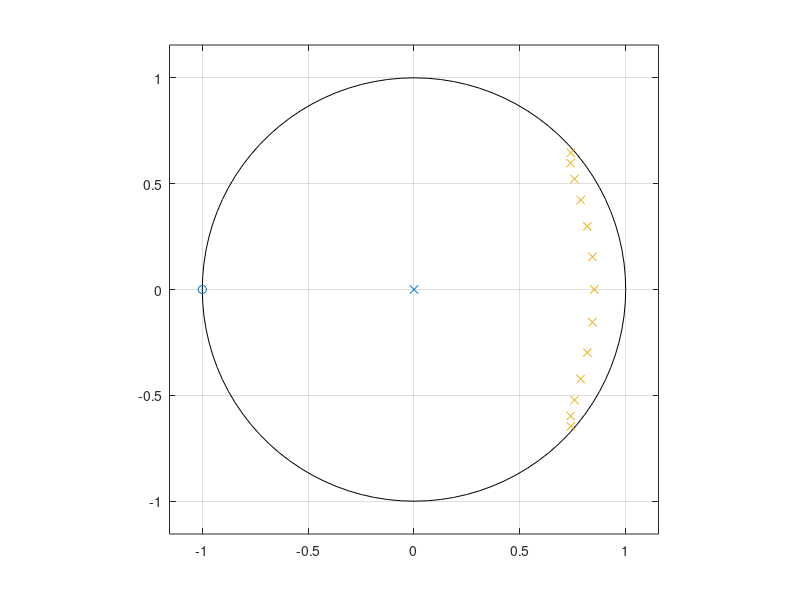
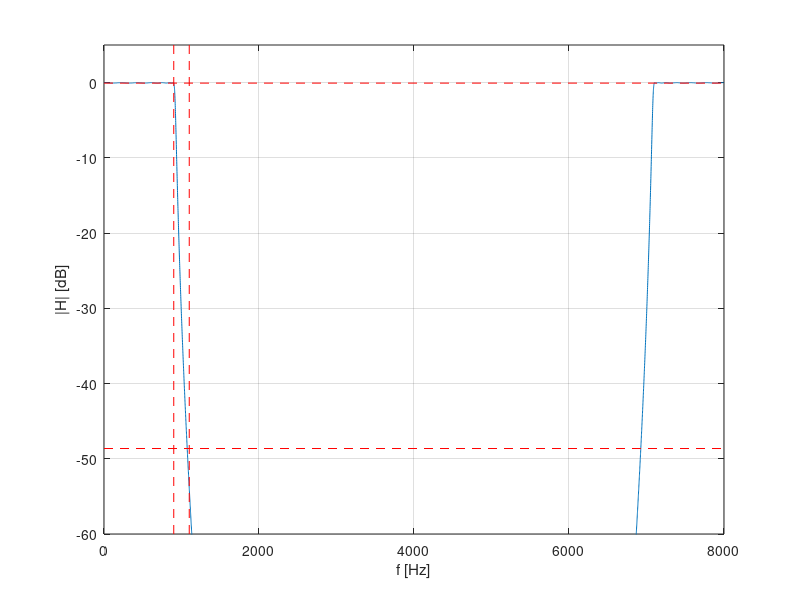

These figures' MATLAB source, in order: (Note: this script raises an error after producing the figures.)
clearvars
close all
clc

%% LAB 5 IIR FILTER - LOW PASS - CHEBYSHEV 1 FILTER TECHNIQUE

% ideally a low-pass filter with cutoff frequency 
f0 = 1e3; % [Hz]
% and repetition rate
Fp = 8e3; % [Hz]
% so that the samplig period is
T = 1/Fp; % [s]

% limit frequencies
al = 0.1; % transition bandwidth in percentage
fp = f0*(1-al); % pass band upper limit
fs = f0*(1+al); % stop band lower limit

% limits (the same as per the FIR approach)
Rs = 48.636; % [dB] attenuation in the stop band (from FIR)
A = 10^(Rs/20); % attenuation constant A
Rp = -20*log10(1-2/A); % [dB] ripple in the pass band (from FIR)
ep = sqrt(10^(Rp/10)-1); % ripple constant epsilon
disp(['Rp = ' num2str(Rp) ' dB, Rs = ' num2str(Rs) ' dB'])

% map back into s-domain constraints
fp1 = tan(pi*fp*T)/(2*pi);
fs1 = tan(pi*fs*T)/(2*pi);

% estimate the order N
N = ceil(acosh(sqrt(A^2-1)/ep)/acosh(fs1/fp1)); 
disp(['The estimated order is N = ' num2str(N)])

% poles
al = asinh(1/ep); % constant
xk =       -cosh(al/N) * cos(pi/2*(1:2:2*N-1)/N) ...
      +1i * sinh(al/N) * sin(pi/2*(1:2:2*N-1)/N);
sk = 2i*pi*fp1*xk; % poles in the s domain
pk = (1+sk)./(1-sk); % poles in the z domain

% builds the frequency response
f = 0:Fp/10000:Fp;  % 
H = ones(size(f));
for k = 1:N
    num = (1+exp(-2i*pi*f*T)) / 2; % normalized at f=0
    den = (1-pk(k)*exp(-2i*pi*f*T)) / (1-pk(k)); % normalized at f=0
    H = H.*num./den;
end

% show poles and zeros
figure(1)
zplane([1 1],[1]); % Matlab notation for the denominator 
hold on; plot(pk,'x'); hold off

% show frequency plot
figure(2); 
plot(f,20*log10(abs(H)));
grid on; axis([0 Fp -60 5]); xlabel('f [Hz]'); ylabel('|H| [dB]'); 
hold on; plot([1,1]*fp,ylim,'r--'); plot([1,1]*fs,ylim,'r--'); 
plot(xlim,-[1,1]*Rs,'r--'); plot(xlim,-[1,1]*Rp,'r--'); hold off;


%%  compare with MatLab built-in solution 
%   you can also use function: filterDesigner

% estimate the order
[NCI, wp] = cheb1ord(fp/(Fp/2), fs/(Fp/2), Rp, Rs);
disp(['The order estimated by MatLab is N = ' num2str(NCI)])
% extract coefficients
[B, A] = cheby1(NCI, Rp, wp);
fvtool(B, A);
% plot results
[HCI, W] = freqz(B, A, 1024);
figure(2); hold on; plot(W/(2*pi*T),20*log10(abs(HCI))); hold off

